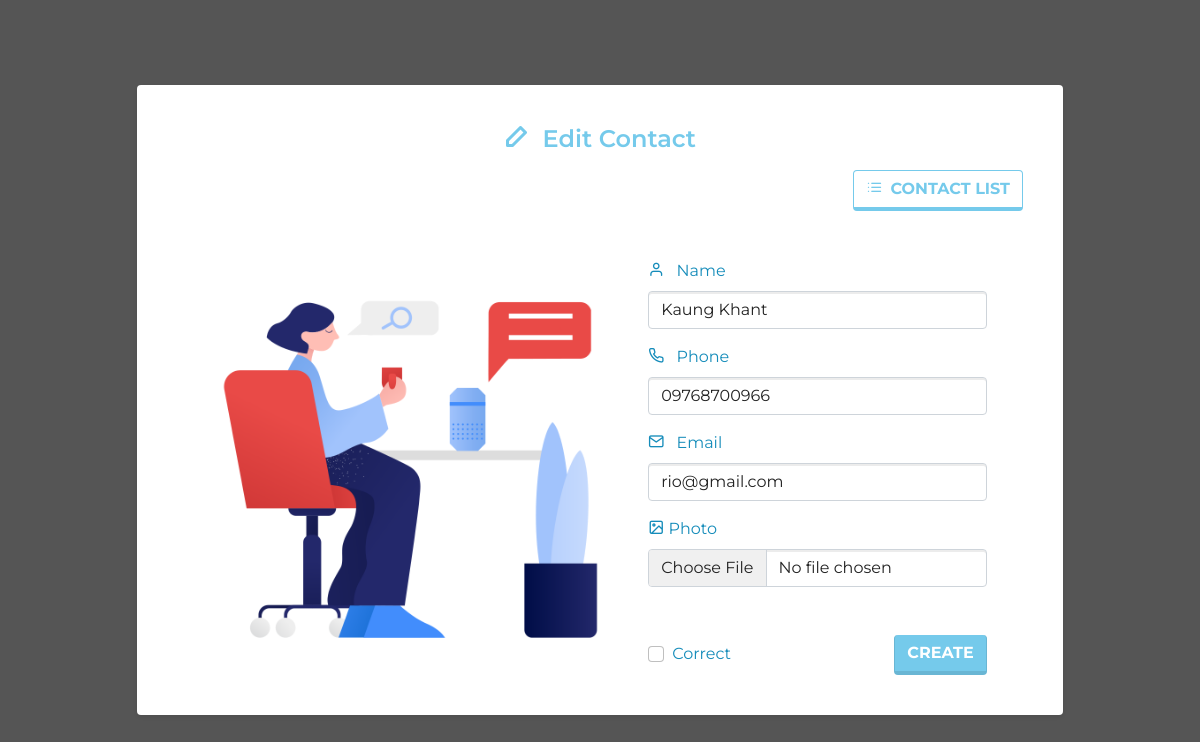
Page /edit.php?id=2 on the committed database.
### tables this page shows
CREATE TABLE `contacts` (
  `id` int(11) NOT NULL,
  `name` varchar(255) NOT NULL,
  `email` text NOT NULL,
  `photo` text NOT NULL,
  `phoneNumber` varchar(255) NOT NULL,
  `created_at` timestamp NOT NULL DEFAULT current_timestamp()
);

### core/base.php (called while the page is built, shortened)
<?php
function conn(){
    return mysqli_connect('localhost', 'root', '' ,'contact');
}

### core/functions.php (called while the page is built, shortened)
<?php
function textFilter($data){
    $data = trim($data);
    $data = stripcslashes($data);
    $data = htmlentities($data, ENT_QUOTES);
    return $data;
}
function contact($id){
    $sql = "SELECT * FROM `contacts` WHERE id='$id'";
    $query = mysqli_query(conn(),$sql);
    return  mysqli_fetch_assoc($query);
}

### edit.php (the view, shortened to what this page needs)
<?php
require_once 'core/base.php';
require_once 'core/functions.php';
?>
<!doctype html>
<html lang="en">
<head>
    <link rel="stylesheet" href="css/bootstrap.min.css">
    <link rel="stylesheet" href="css/feather-icons-web/feather.css">
    <link rel="stylesheet" href="css/style.css">
</head>
<body class="bg-dark">
<section class="container">
    <div class="row min-vh-100 align-items-center justify-content-center">
        <div class="col-12 col-xl-10">
            <div class="card border-0 shadow-sm">
                <div class="card-body m-4">
                    <div class="row h-100 align-items-center justify-content-center">
                        <div class="col-12">
                            <div class="mb-5">
                                <h4 class="mb-3 text-center text-info" style="font-weight: 600"><i class="feather-edit-2 me-2" style="font-weight: 600"></i> Edit Contact</h4>
                                <h4 class="text-end"><a href="index.php" class="btn btn-outline-info"><i class="feather-list me-2"></i>contact list</a></h4>
                            </div>
                        </div>
                        <div class="col-12 col-md-6">
                            <div class="mb-3 mb-md-0 me-0 me-md-2 d-flex align-items-center justify-content-center h-100 ">
                                <img src="img/forAdd.png" alt="" class="img-fluid">
                            </div>
                        </div>
                        <div class="col-12 col-md-5">
                            <?php
                            if(empty($_GET)){
                                echo linkTo();
                            }else{
                                $id = $_GET['id'];
                            }
                            ?>
                            <form action="" method="post" enctype="multipart/form-data">
                                <div class="mb-3">
                                    <label for="name" class="form-label text-primary"><i class="feather-user me-2"></i> Name</label>
                                    <input type="text" id="name" name="name" value="<?php echo textFilter(contact($id)['name']); ?>" class="form-control" aria-describedby="passwordHelpBlock">
                                </div>
                                <div class="mb-3">
                                    <label for="phone" class="form-label text-primary"><i class="feather-phone me-2"></i> Phone</label>
                                    <input type="text" id="phone" name="phone" value="<?php echo textFilter(contact($id)['phoneNumber']);?>" class="form-control">
                                </div>
                                <div class="mb-3">
                                    <label for="email" class="form-label text-primary"><i class="feather-mail me-2"></i> Email</label>
                                    <input type="email" id="email" name="email" value="<?php echo textFilter(contact($id)['email']); ?>" class="form-control" >
                                </div>
                                <div class="mb-3">
                                    <label for="upload" class="form-label text-primary"><i class="feather-image"></i> Photo</label>
                                    <input type="file" name="upload" id="upload" class="form-control" >
                                </div>
                                <div class="mt-5 d-flex align-items-center justify-content-between">
                                    <div class="form-check">
                                        <input class="form-check-input" type="checkbox" value="" id="flexCheckDefault" required>
                                        <label class="form-check-label text-primary" for="flexCheckDefault">
                                            Correct
                                        </label>
                                    </div>
                                    <div class="">
                                        <button class="btn btn-info" name="edit">Create</button>
                                    </div>
                                </div>
                            </form>
                        </div>
                    </div>
                </div>
            </div>
        </div>
    </div>
</section>
</body>
</html>

### css/style.css (style rules this page uses)
* { font-family: 'Montserrat','Noto Sans Myanmar', sans-serif; }

### rows in the picture
contacts: name "Kaung Khant", phone "09768700966", email "rio@gmail.com"
